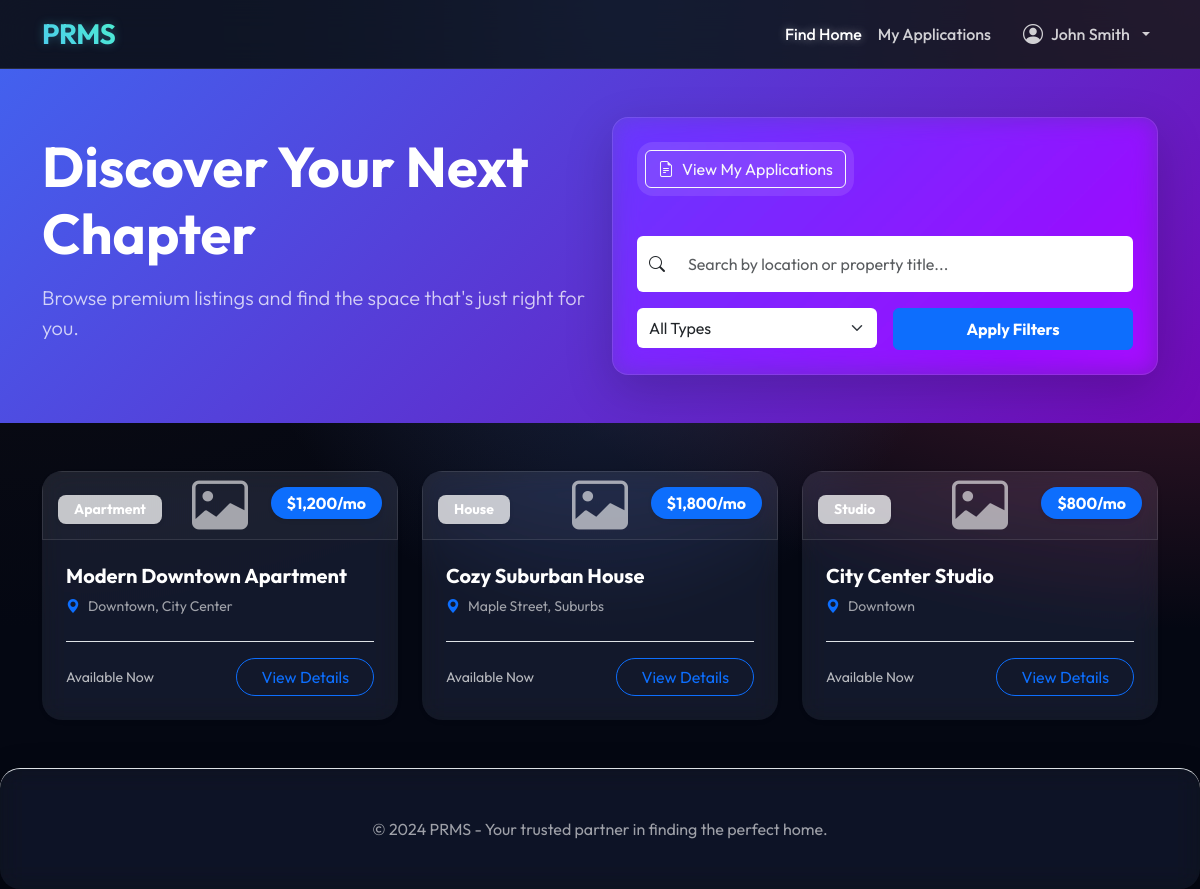
Screenshot of /app/views/tenant_view.php (signed in) with the database file from the repository.
### tables this page shows
CREATE TABLE IF NOT EXISTS properties (
    id INT AUTO_INCREMENT PRIMARY KEY,
    owner_id INT NOT NULL,
    category_id INT NOT NULL,
    title VARCHAR(255) NOT NULL,
    description TEXT,
    price DECIMAL(10, 2) UNSIGNED NOT NULL DEFAULT 0.00,
    location VARCHAR(255) NOT NULL,
    address TEXT,
    bedrooms INT UNSIGNED DEFAULT 0,
    bathrooms INT UNSIGNED DEFAULT 0,
    type ENUM('Apartment', 'House', 'Condo', 'Studio', 'Villa', 'Townhouse') DEFAULT 'Apartment',
    status ENUM('Available', 'Rented', 'Maintenance') NOT NULL DEFAULT 'Available',
    created_at TIMESTAMP DEFAULT CURRENT_TIMESTAMP,
    updated_at TIMESTAMP DEFAULT CURRENT_TIMESTAMP ON UPDATE CURRENT_TIMESTAMP,
    CONSTRAINT fk_owner
        FOREIGN KEY (owner_id) 
        REFERENCES users(id) 
        ON DELETE CASCADE,
    CONSTRAINT fk_category
        FOREIGN KEY (category_id) 
        REFERENCES categories(id) 
        ON DELETE RESTRICT,
    INDEX (status),
    INDEX (category_id),
    INDEX (owner_id),
    INDEX (price)
);

CREATE TABLE IF NOT EXISTS categories (
    id INT AUTO_INCREMENT PRIMARY KEY,
    name VARCHAR(100) NOT NULL UNIQUE,
    description TEXT,
    created_at TIMESTAMP DEFAULT CURRENT_TIMESTAMP
);

### app/views/tenant_view.php (the view, shortened to what this page needs)
<?php
$search = trim($_GET['search'] ?? '');
$conn = get_db_connection();
$sql = "SELECT p.*, c.name as type,
        (SELECT image_path FROM property_images WHERE property_id = p.id ORDER BY is_main DESC, id ASC LIMIT 1) as main_image
        FROM properties p
        LEFT JOIN categories c ON p.category_id = c.id
        WHERE p.status = 'Available'";
$sql .= " ORDER BY p.created_at DESC";
$stmt = mysqli_prepare($conn, $sql);
mysqli_stmt_execute($stmt);
$result = mysqli_stmt_get_result($stmt);
$properties = [];
while ($row = mysqli_fetch_assoc($result)) {
    $properties[] = $row;
}
?>
<!DOCTYPE html>
<html lang="en">
<head>
    <link href="https://cdn.jsdelivr.net/npm/bootstrap@5.3.0/dist/css/bootstrap.min.css" rel="stylesheet">
    <link rel="stylesheet" href="../../public/assets/css/style.css?v=<?php echo time(); ?>">
    <link rel="stylesheet" href="https://cdn.jsdelivr.net/npm/bootstrap-icons@1.11.1/font/bootstrap-icons.css">
</head>
<body class="tenant-portal">
    <nav class="navbar navbar-expand-lg navbar-dark glass-nav sticky-top">
        <div class="container">
            <a class="navbar-brand text-gradient fs-3 fw-bold" href="../../public/index.php">PRMS</a>
            <div class="collapse navbar-collapse" id="navbarNav">
                <ul class="navbar-nav ms-auto align-items-center">
                    <li class="nav-item">
                        <a class="nav-link active" href="tenant_view.php">Find Home</a>
                    </li>
                    <?php if (isset($_SESSION['user_id'])): ?>
                    <li class="nav-item">
                        <a class="nav-link" href="tenant_applications_list.php">My Applications</a>
                    </li>
                    <?php endif; ?>
                    <?php if (isset($_SESSION['user_id'])): ?>
                        <li class="nav-item dropdown ms-lg-3">
                            <a class="nav-link dropdown-toggle d-flex align-items-center gap-2" href="#" id="navbarDropdown"
                                role="button" data-bs-toggle="dropdown">
                                <i class="bi bi-person-circle fs-5"></i>
                                <?php echo htmlspecialchars($_SESSION['user_name']); ?>
                            </a>
                        </li>
                    <?php else: ?>
                        <li class="nav-item ms-lg-3">
                            <a href="login.php" class="btn btn-outline-primary btn-sm px-4">Owner Login</a>
                        </li>
                    <?php endif; ?>
                </ul>
            </div>
        </div>
    </nav>
    <header class="page-header py-5 bg-gradient-primary text-white position-relative overflow-hidden mb-5">
        <div class="container position-relative z-1">
            <div class="row align-items-center">
                <div class="col-lg-6 mb-4 mb-lg-0">
                    <h1 class="display-4 fw-bold mb-3">Discover Your Next Chapter</h1>
                    <p class="lead opacity-75">Browse premium listings and find the space that's just right for you.</p>
                </div>
                <div class="col-lg-6">
                    <div class="glass-panel p-4 rounded-4 shadow-lg">
                        <form action="tenant_view.php" method="GET" class="row g-3">
                            <div class="col-12 text-center text-lg-start mb-4">
                                <?php if (isset($_SESSION['user_id'])): ?>
                                    <div class="d-inline-block bg-white bg-opacity-10 p-2 rounded-4 backdrop-blur">
                                        <a href="tenant_applications_list.php" class="btn btn-outline-light d-flex align-items-center gap-2">
                                            <i class="bi bi-file-earmark-text"></i> View My Applications
                                        </a>
                                    </div>
                                <?php endif; ?>
                            </div>
                            <div class="col-12">
                                <div class="input-group">
                                    <span class="input-group-text bg-white border-0"><i class="bi bi-search"></i></span>
                                    <input type="text" name="search" class="form-control border-0 py-3"
                                        placeholder="Search by location or property title..."
                                        value="<?php echo htmlspecialchars($search); ?>">
                                </div>
                            </div>
                            <div class="col-md-6">
                                <select name="type" class="form-select border-0 py-2">
                                    <option value="">All Types</option>
                                </select>
                            </div>
                            <div class="col-md-6">
                                <button type="submit" class="btn btn-primary w-100 py-2 fw-bold">Apply Filters</button>
                            </div>
                        </form>
                    </div>
                </div>
            </div>
        </div>
    </header>
    <div class="container mb-5">
        <div class="row g-4">
            <?php if (empty($properties)): ?>
                <div class="col-12 text-center py-5">
                    <i class="bi bi-house-exclamation display-1 text-muted opacity-25 mb-3 d-block"></i>
                    <h3 class="text-secondary">No properties found matching your criteria.</h3>
                    <a href="tenant_view.php" class="btn btn-link">View all available properties</a>
                </div>
            <?php else: ?>
                <?php foreach ($properties as $property): ?>
                    <div class="col-md-6 col-lg-4">
                        <div class="card h-100 border-0 glass-panel property-card hover-up overflow-hidden shadow-sm">
                            <div class="position-relative">
                                <?php if ($property['main_image']): ?>
                                    <img src="../../images/<?php echo htmlspecialchars($property['main_image']); ?>"
                                        class="card-img-top property-thumb"
                                        alt="<?php echo htmlspecialchars($property['title']); ?>">
                                <?php else: ?>
                                    <div
                                        class="card-img-top property-thumb bg-light d-flex align-items-center justify-content-center">
                                        <i class="bi bi-image text-muted display-4"></i>
                                    </div>
                                <?php endif; ?>
                                <div
                                    class="property-badge position-absolute top-0 end-0 m-3 px-3 py-1 bg-primary text-white rounded-pill shadow-sm fw-bold">
                                    $<?php echo number_format($property['price'], 0); ?>/mo
                                </div>
                                <div
                                    class="type-badge position-absolute bottom-0 start-0 m-3 px-3 py-1 bg-white bg-opacity-75 text-dark rounded-3 shadow-sm small fw-bold">
                                    <?php echo htmlspecialchars($property['type']); ?>
                                </div>
                            </div>
                            <div class="card-body p-4">
                                <h5 class="card-title fw-bold mb-2"><?php echo htmlspecialchars($property['title']); ?></h5>
                                <p class="card-text text-muted small d-flex align-items-center gap-2 mb-4">
                                    <i class="bi bi-geo-alt-fill text-primary"></i>
                                    <?php echo htmlspecialchars($property['location']); ?>
                                </p>
                                <div class="d-flex justify-content-between align-items-center pt-3 border-top">
                                    <span class="text-secondary small">Available Now</span>
                                    <a href="property_details.php?id=<?php echo $property['id']; ?>"
                                        class="btn btn-outline-primary rounded-pill px-4">View Details</a>
                                </div>
                            </div>
                        </div>
                    </div>
                <?php endforeach; ?>
            <?php endif; ?>
        </div>
    </div>
    <footer class="footer py-5 glass-panel border-0 border-top mt-5">
        <div class="container text-center">
            <p class="text-muted mb-0">© 2024 PRMS - Your trusted partner in finding the perfect home.</p>
        </div>
    </footer>
</body>
</html>

### public/assets/css/style.css (style rules this page uses)
:root { --primary: #4361ee; --primary-light: #4895ef; --primary-dark: #3f37c9; --secondary: #b5179e; --success: #4cc9f0; --info: #4895ef; --warning: #f72585; --danger: #ef233c; --dark: #2b2d42; --light: #f8f9fa; --white: #ffffff; --gray-100: #f8f9fa; --gray-200: #e9ecef; --gray-300: #dee2e6; --gray-400: #ced4da; --gray-500: #adb5bd; --gray-600: #6c757d; --gray-700: #495057; --gray-800: #343a40; --gray-900: #212529; --glass: rgba(255, 255, 255, 0.7); --glass-border: rgba(255, 255, 255, 0.3); --glass-shadow: 0 8px 32px 0 rgba(31, 38, 135, 0.1); --transition: all 0.3s cubic-bezier(0.4, 0, 0.2, 1); }
body { font-family: 'Outfit', sans-serif; background-color: #040712; color: var(--white); min-height: 100vh; }
.beautified-page, .landing-page, .tenant-portal { background-color: #040712; background-image: radial-gradient(at 0% 0%, hsla(253, 16%, 7%, 1) 0, transparent 50%), radial-gradient(at 50% 0%, hsla(225, 39%, 30%, 1) 0, transparent 50%), radial-gradient(at 100% 0%, hsla(339, 49%, 30%, 1) 0, transparent 50%); background-attachment: fixed; background-size: cover; color: var(--white) !important; }
.beautified-page .glass-panel, .landing-page .glass-panel, .tenant-portal .glass-panel { background: rgba(255, 255, 255, 0.05); backdrop-filter: blur(12px) saturate(180%); -webkit-backdrop-filter: blur(12px) saturate(180%); border: 1px solid rgba(255, 255, 255, 0.1); border-radius: 20px; box-shadow: 0 8px 32px 0 rgba(0, 0, 0, 0.3); }
.beautified-page .text-secondary, .landing-page .text-secondary, .tenant-portal .text-secondary, .landing-page .text-muted, .tenant-portal .text-muted { color: rgba(255, 255, 255, 0.7) !important; }
.beautified-page .glass-nav, .landing-page .glass-nav, .tenant-portal .glass-nav { background: rgba(15, 23, 42, 0.8) !important; backdrop-filter: blur(15px); -webkit-backdrop-filter: blur(15px); backdrop-filter: blur(15px); -webkit-backdrop-filter: blur(15px); border-bottom: 1px solid rgba(255, 255, 255, 0.1); }
.bg-gradient-primary { background: linear-gradient(135deg, #4361ee, #7209b7) !important; }
.beautified-page .navbar-brand, .landing-page .navbar-brand, .tenant-portal .navbar-brand { font-weight: 700 !important; letter-spacing: -0.5px; background: linear-gradient(45deg, #4cc9f0, #4df0ce) !important; -webkit-background-clip: text !important; background-clip: text !important; -webkit-text-fill-color: transparent !important; filter: drop-shadow(0 0 5px rgba(76, 201, 240, 0.3)) !important; }
.beautified-page .nav-link, .landing-page .nav-link, .tenant-portal .nav-link { color: rgba(255, 255, 255, 0.8) !important; font-weight: 500; }
.beautified-page .nav-link.active, .landing-page .nav-link.active, .tenant-portal .nav-link.active, .beautified-page .nav-link:hover, .landing-page .nav-link:hover, .tenant-portal .nav-link:hover { color: white !important; text-shadow: 0 0 10px rgba(255, 255, 255, 0.4); }
.beautified-page .card .text-muted, .landing-page .card .text-muted, .tenant-portal .card .text-muted { color: rgba(255, 255, 255, 0.6) !important; }
.property-card .card-body { background: rgba(255, 255, 255, 0.02) !important; }
.property-card .card-title { color: white !important; }
.beautified-page .text-gradient, .landing-page .text-gradient, .tenant-portal .text-gradient { background: linear-gradient(45deg, #4cc9f0, #4df0ce) !important; -webkit-background-clip: text !important; background-clip: text !important; -webkit-text-fill-color: transparent !important; }
.beautified-page .text-dark, .landing-page .text-dark, .tenant-portal .text-dark { color: var(--white) !important; }
.beautified-page .bg-light, .landing-page .bg-light, .tenant-portal .bg-light { background: rgba(255, 255, 255, 0.05) !important; border: 1px solid rgba(255, 255, 255, 0.1); }
.beautified-page .text-muted, .landing-page .text-muted, .tenant-portal .text-muted { color: rgba(255, 255, 255, 0.6) !important; }

### rows the page displays
properties: price "1,200", category.name "Apartment", title "Modern Downtown Apartment", location "Downtown, City Center"
properties: price "1,800", category.name "House", title "Cozy Suburban House", location "Maple Street, Suburbs"
properties: price "800", category.name "Studio", title "City Center Studio", location "Downtown"

### other values shown
$_SESSION['user_name'] "John Smith"
